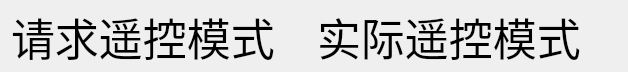
<?xml version="1.0" encoding="UTF-8"?>
<ui version="4.0">
 <class>TaskMode</class>
 <widget class="QWidget" name="TaskMode">
  <property name="geometry">
   <rect>
    <x>0</x>
    <y>0</y>
    <width>624</width>
    <height>68</height>
   </rect>
  </property>
  <property name="windowTitle">
   <string>Form</string>
  </property>
  <layout class="QHBoxLayout" name="horizontalLayout">
   <item>
    <widget class="QLabel" name="label_taskmode">
     <property name="minimumSize">
      <size>
       <width>300</width>
       <height>50</height>
      </size>
     </property>
     <property name="font">
      <font>
       <pointsize>33</pointsize>
      </font>
     </property>
     <property name="text">
      <string>请求遥控模式</string>
     </property>
    </widget>
   </item>
   <item>
    <widget class="QLabel" name="label_taskmode_2">
     <property name="minimumSize">
      <size>
       <width>300</width>
       <height>50</height>
      </size>
     </property>
     <property name="font">
      <font>
       <pointsize>33</pointsize>
      </font>
     </property>
     <property name="text">
      <string>实际遥控模式</string>
     </property>
    </widget>
   </item>
  </layout>
 </widget>
 <resources/>
 <connections/>
</ui>
